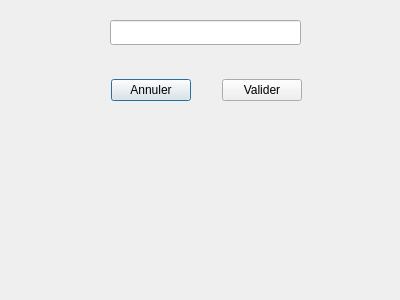
<?xml version="1.0" encoding="UTF-8"?>
<ui version="4.0">
 <class>Search</class>
 <widget class="QDialog" name="Search">
  <property name="geometry">
   <rect>
    <x>0</x>
    <y>0</y>
    <width>400</width>
    <height>300</height>
   </rect>
  </property>
  <property name="windowTitle">
   <string>Dialog</string>
  </property>
  <widget class="QWidget" name="horizontalLayoutWidget">
   <property name="geometry">
    <rect>
     <x>111</x>
     <y>50</y>
     <width>191</width>
     <height>80</height>
    </rect>
   </property>
   <layout class="QHBoxLayout" name="horizontalLayout">
    <item>
     <widget class="QPushButton" name="buttonCancel">
      <property name="text">
       <string>Annuler</string>
      </property>
     </widget>
    </item>
    <item>
     <spacer name="horizontalSpacer">
      <property name="orientation">
       <enum>Qt::Horizontal</enum>
      </property>
      <property name="sizeHint" stdset="0">
       <size>
        <width>40</width>
        <height>20</height>
       </size>
      </property>
     </spacer>
    </item>
    <item>
     <widget class="QPushButton" name="buttonOk">
      <property name="text">
       <string>Valider</string>
      </property>
     </widget>
    </item>
   </layout>
  </widget>
  <widget class="QLineEdit" name="lineEdit">
   <property name="geometry">
    <rect>
     <x>110</x>
     <y>20</y>
     <width>191</width>
     <height>25</height>
    </rect>
   </property>
  </widget>
 </widget>
 <resources/>
 <connections>
  <connection>
   <sender>buttonOk</sender>
   <signal>clicked()</signal>
   <receiver>Search</receiver>
   <slot>accept()</slot>
   <hints>
    <hint type="sourcelabel">
     <x>260</x>
     <y>89</y>
    </hint>
    <hint type="destinationlabel">
     <x>199</x>
     <y>149</y>
    </hint>
   </hints>
  </connection>
  <connection>
   <sender>buttonCancel</sender>
   <signal>clicked()</signal>
   <receiver>Search</receiver>
   <slot>reject()</slot>
   <hints>
    <hint type="sourcelabel">
     <x>151</x>
     <y>89</y>
    </hint>
    <hint type="destinationlabel">
     <x>199</x>
     <y>149</y>
    </hint>
   </hints>
  </connection>
 </connections>
</ui>
